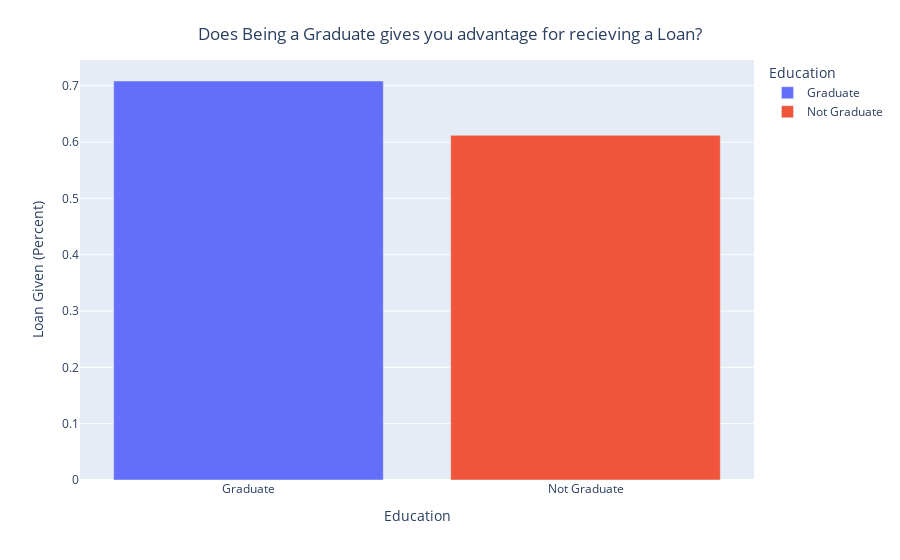

Notebook code cell kept with this figure:
### Markdown cell above
#### People with 2 Dependents have recieved most loans

### Code cell
education_paid = train_df.groupby('Education', as_index=False)['Loan_Status'].mean()
fig = px.bar(data_frame = education_paid, x='Education', y='Loan_Status', color='Education')
fig.update_layout(title={'text': "Does Being a Graduate gives you advantage for recieving a Loan?",
        'y':0.95,
        'x':0.5,
        'xanchor': 'center',
        'yanchor': 'top'
          },
    xaxis_title="Education",
    yaxis_title="Loan Given (Percent)",)

### Figure 1 — Plotly figure (JSON) as saved in the notebook; plotly's stock layout.template omitted (floating-point values rounded to 4 significant figures)
{"data": [{"alignmentgroup": "True", "hovertemplate": "Education=%{x}<br>Loan_Status=%{y}<extra></extra>", "legendgroup": "Graduate", "marker": {"color": "#636efa", "pattern": {"shape": ""}}, "name": "Graduate", "offsetgroup": "Graduate", "orientation": "v", "showlegend": true, "textposition": "auto", "type": "bar", "x": ["Graduate"], "xaxis": "x", "y": [0.7083], "yaxis": "y"}, {"alignmentgroup": "True", "hovertemplate": "Education=%{x}<br>Loan_Status=%{y}<extra></extra>", "legendgroup": "Not Graduate", "marker": {"color": "#EF553B", "pattern": {"shape": ""}}, "name": "Not Graduate", "offsetgroup": "Not Graduate", "orientation": "v", "showlegend": true, "textposition": "auto", "type": "bar", "x": ["Not Graduate"], "xaxis": "x", "y": [0.6119], "yaxis": "y"}], "layout": {"barmode": "relative", "legend": {"title": {"text": "Education"}, "tracegroupgap": 0}, "margin": {"t": 60}, "title": {"text": "Does Being a Graduate gives you advantage for recieving a Loan?", "x": 0.5, "xanchor": "center", "y": 0.95, "yanchor": "top"}, "xaxis": {"anchor": "y", "categoryarray": ["Graduate", "Not Graduate"], "categoryorder": "array", "domain": [0, 1], "title": {"text": "Education"}}, "yaxis": {"anchor": "x", "domain": [0, 1], "title": {"text": "Loan Given (Percent)"}}}}
